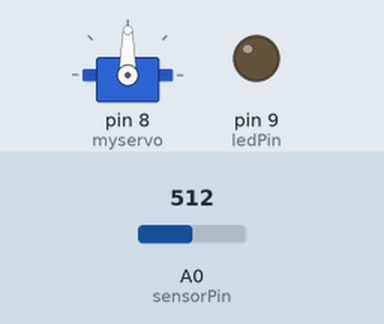
This sketch was run on a simulated Arduino Uno, built with avr-gcc and run on an emulated ATmega328P. Parts: servo, output pins drawn as LEDs (lit = HIGH). The inputs (shaded band) are chosen by the test bench; at power-on: A0 (sensorPin) = 512.

Above: at 1.2 s.
1.3 s: A0 (sensorPin) set to 465
At 2.44 s:
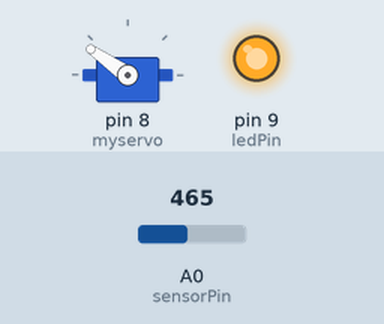
At 3.9 s:
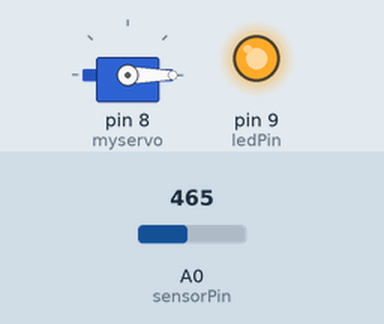
Timing chart, 0 to 5.4 s (numbered marks = the images above; inputs shaded):
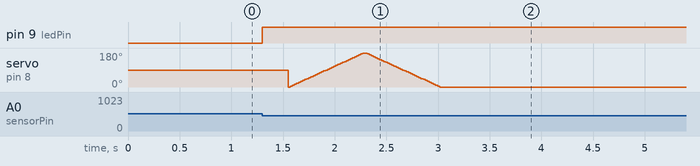

The sketch:

photocell_LED.ino
```cpp
//Bird feeder

//When bird lands on the food trey.
//The Micro processor will detect the bird shadow via the Photo senor.
//The Micro processor will Turn the servo 180 degrees clockwise opening the seed latch
//The Micro processor will Turn the servo 180 degrees counter-clockwise closing the seed latch
//The Micro processor will Wait for about 5 minute before it can sense another shadow.
//So, that the same bird does get feed more than once.

#include <Servo.h>

const int sensorPin = 0;                //
const int ledPin = 9;                   //
int lightCal;                           // Intialize the Photo resistor
int lightVal;                           // Intialize the Photo resistor Value


Servo myservo;                          // create servo object to control a servo

int pos = 0;                            // variable to store the servo position

void setup() {
  pinMode(ledPin, OUTPUT);
  lightCal = analogRead(sensorPin);
  Serial.begin(9600);                   // Read out serial
  myservo.attach(8);                    // attaches the servo on pin 8 to the servo object
}

void loop() {
  lightVal = analogRead(sensorPin);     // Light sensor

  // the photocell detect
  if (lightVal < lightCal - 30) {       // compare the value of the light sensor
    digitalWrite(ledPin, HIGH);         // output to start the servo moto

    delay(250);
  for (pos = 0; pos <= 180; pos += 5) { // goes from 0 degrees to 180 degrees
    // in steps of 1 degree
    myservo.write(pos);                 // tell servo to go to position in variable 'pos'
    delay(20);                          // waits 15ms for the servo to reach the position
  }

  for (pos = 180; pos >= 0; pos -= 5) { // goes from 180 degrees to 0 degrees
    myservo.write(pos);                 // tell servo to go to position in variable 'pos'
    delay(20);                          // waits 1 sec for the servo to reach the position
  }
  delay(300000);                        // wait for appromiatly 5 min after the switch open and close
  }

  else {
    digitalWrite (ledPin, LOW);         // else if the led is low
  }
}
```

Measured:
- the behaviour switches between 482 and 481 on A0 (sensorPin) (found by bisection; images 0 and 1)
- after the input at 1.3 s, pin 9 (ledPin): LOW → HIGH at once
